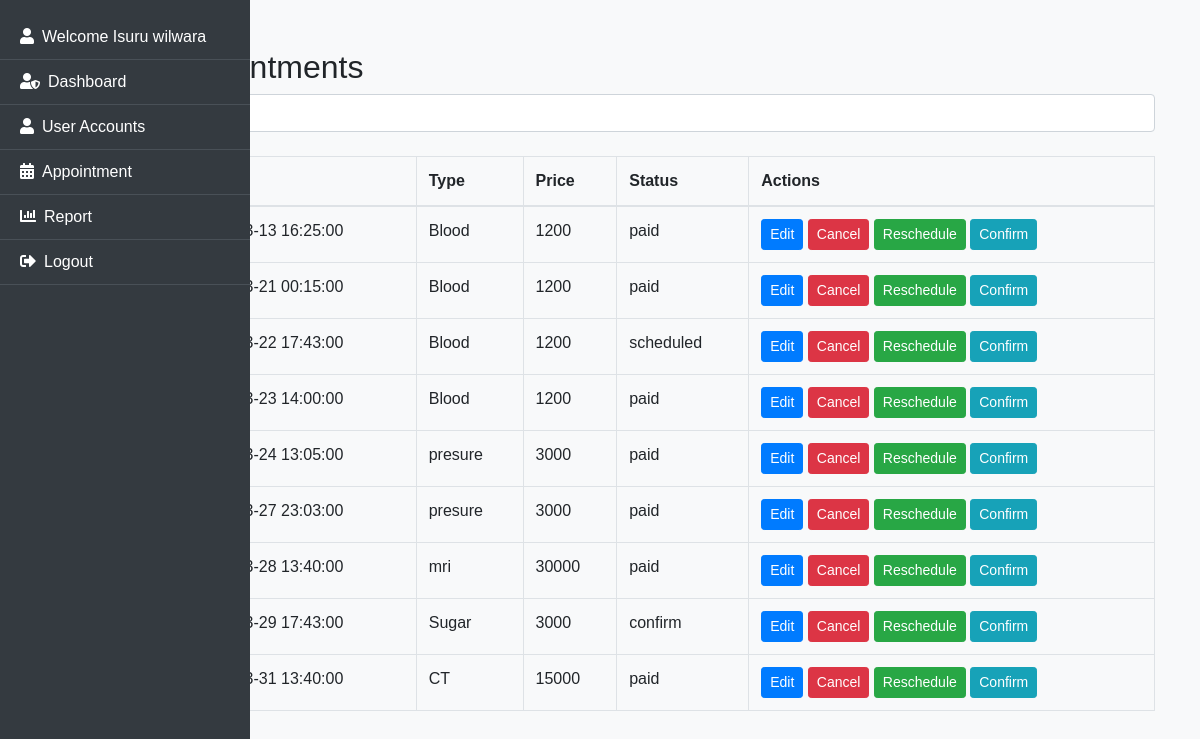
/appoinment.php (signed in), run on the app's committed database.
### tables this page shows
CREATE TABLE `appointments` (
  `appointment_id` int(11) NOT NULL,
  `patient_id` int(11) DEFAULT NULL,
  `appointment_date` datetime DEFAULT NULL,
  `status` enum('scheduled','cancelled','confirm','paid') DEFAULT 'scheduled',
  `created_at` timestamp NOT NULL DEFAULT current_timestamp(),
  `app_id` int(11) NOT NULL,
  `remark` varchar(45) NOT NULL
);

CREATE TABLE `appoinment_type` (
  `app_id` int(11) NOT NULL,
  `appoinment_type` varchar(20) NOT NULL,
  `price` double NOT NULL
);

### appoinment.php (the view, shortened to what this page needs)
<?php
include_once "commonfiles/header.php";
include('db_connection.php');
$query = "SELECT a.appointment_id, a.appointment_date, apt.*, a.status, u.full_name
FROM appointments a
JOIN users u ON a.patient_id = u.user_id
JOIN appoinment_type apt on apt.app_id = a.app_id";
$query .= " ORDER BY a.appointment_date ASC";
$result = $conn->query($query);
?>
<div class="container mt-5">
    <h2>Manage Appointments</h2>
    <div class="search-bar">
        <input type="text" class="form-control" id="searchInput" onkeyup="searchAppointments()" placeholder="Search for appointments...">
    </div>
    <br>
    <table class="table table-bordered">
        <thead>
            <tr>
                <th>Full Name</th>
                <th>Date</th>
                <th>Type</th>
                <th>Price</th>
                <th>Status</th>
                <th>Actions</th>
            </tr>
        </thead>
        <tbody id="appointmentTable">
            <?php
            if ($result->num_rows > 0) {
                while ($row = $result->fetch_assoc()) {
                    echo "<tr>";
                    echo "<td>" . htmlspecialchars($row['full_name'], ENT_QUOTES, 'UTF-8') . "</td>";
                    echo "<td>" . htmlspecialchars($row['appointment_date'], ENT_QUOTES, 'UTF-8') . "</td>";
                    echo "<td>" . htmlspecialchars($row['appoinment_type'], ENT_QUOTES, 'UTF-8') . "</td>";
                    echo "<td>" . htmlspecialchars($row['price'], ENT_QUOTES, 'UTF-8') . "</td>";
                    echo "<td>" . htmlspecialchars($row['status'], ENT_QUOTES, 'UTF-8') . "</td>";
                    echo "<td>";
                    if (isset($_SESSION['user_type']) && ($_SESSION['user_type'] === 'admin' || $_SESSION['user_type'] === 'receptionist')) {
                        echo "<button class='btn btn-primary btn-sm' data-toggle='modal' data-target='#editAppointmentModal' data-appointment-id='" . $row['appointment_id'] . "'>Edit</button>
                          <button class='btn btn-danger btn-sm' onclick='cancelAppointment(" . $row['appointment_id'] . ")'>Cancel</button>
                          <button class='btn btn-success btn-sm' data-toggle='modal' data-target='#rescheduleModal' data-appointment-id='" . $row['appointment_id'] . "'>Reschedule</button>
                          <button class='btn btn-info btn-sm' onclick='confirmAppointment(" . $row['appointment_id'] . ")'>Confirm</button>";
                    }
                    echo "</td>";
                    echo "</tr>";
                }
            } else {
                echo "<tr><td colspan='6'>No appointments found.</td></tr>";
            }
            ?>
        </tbody>
    </table>
</div>
</body>
</html>

### commonfiles/header.php (style rules this page uses)
body { font-family: Arial, sans-serif; background-color: #f8f9fa; }

### data on the page
appointments: appointment_date "2024-03-13 16:25:00", app.appoinment_type "Blood", app.price "1200", status "paid"
appointments: appointment_date "2024-03-21 00:15:00", app.appoinment_type "Blood", app.price "1200", status "paid"
appointments: appointment_date "2024-03-22 17:43:00", app.appoinment_type "Blood", app.price "1200", status "scheduled"
appointments: appointment_date "2024-03-23 14:00:00", app.appoinment_type "Blood", app.price "1200", status "paid"
appointments: appointment_date "2024-03-24 13:05:00", app.appoinment_type "presure", app.price "3000", status "paid"
appointments: appointment_date "2024-03-27 23:03:00", app.appoinment_type "presure", app.price "3000", status "paid"
appointments: appointment_date "2024-03-28 13:40:00", app.appoinment_type "mri", app.price "30000", status "paid"
appointments: appointment_date "2024-03-29 17:43:00", app.appoinment_type "Sugar", app.price "3000", status "confirm"
appointments: appointment_date "2024-03-31 13:40:00", app.appoinment_type "CT", app.price "15000", status "paid"

### other printed values
$_SESSION['full_name'] "Isuru wilwara"
$dashboardText "Dashboard"
